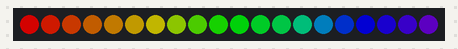
This sketch was run on a simulated Arduino Uno, built with avr-gcc and run on an emulated ATmega328P. Shown: 20 RGB LEDs in strip order, left to right. Dim RGB values are drawn brighter than linear.

Above: at 0.15 s.
At 1.39 s:
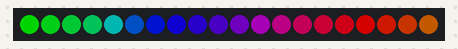
At 2.94 s:
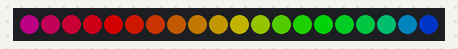
At 5.42 s:
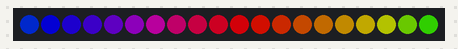
At 8.21 s:
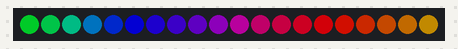
At 10.68 s:
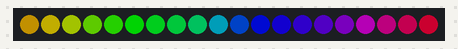

The sketch:

rainbow_march.ino
```cpp
/* rainbow_march for FastLED

By: Andrew Tuline

Date: Nov, 2014

Rainbow marching up the strand. Pretty basic, but oh so popular.

*/


#include "FastLED.h"                                          // FastLED library.

// Fixed definitions cannot change on the fly.
#define LED_DT 12                                             // Serial data pin
#define LED_CK 11                                             // Clock pin for WS2801 or APA102
#define COLOR_ORDER BGR                                       // It's GRB for WS2812B
#define LED_TYPE APA102                                       // What kind of strip are you using (APA102, WS2801 or WS2812B)?
#define NUM_LEDS 20                                           // Number of LED's

// Initialize changeable global variables.
uint8_t max_bright = 128;                                      // Overall brightness definition. It can be changed on the fly.

struct CRGB leds[NUM_LEDS];                                   // Initialize our LED array.


// Initialize global variables for sequences
uint8_t thisdelay = 5;                                        // A delay value for the sequence(s)
uint8_t thishue;                                              // Starting hue value.
uint8_t deltahue = 10;                                        // Hue change between pixels.


void setup() {
  Serial.begin(57600);

//  LEDS.addLeds<LED_TYPE, LED_DT, COLOR_ORDER>(leds, NUM_LEDS);      // For WS2812B
  LEDS.addLeds<LED_TYPE, LED_DT, LED_CK, COLOR_ORDER>(leds, NUM_LEDS);   // For APA102 or WS2801

  FastLED.setBrightness(max_bright);
  set_max_power_in_volts_and_milliamps(5, 500);               // FastLED 2.1 Power management set at 5V, 500mA
} // setup()


void loop () {
  rainbow_march();
  show_at_max_brightness_for_power();                         // Power managed display of LED's.
  delay_at_max_brightness_for_power(2.5*thisdelay);           // Power managed FastLED delay.
} // loop()


void rainbow_march() {                                        // The fill_rainbow call doesn't support brightness levels
  thishue++;                                                  // Increment the starting hue.
  fill_rainbow(leds, NUM_LEDS, thishue, deltahue);            // Use FastLED's fill_rainbow routine.
} // rainbow_march()
```

Measured:
- by itself, everything shown: repeats every 9.9 s, in 32 steps
